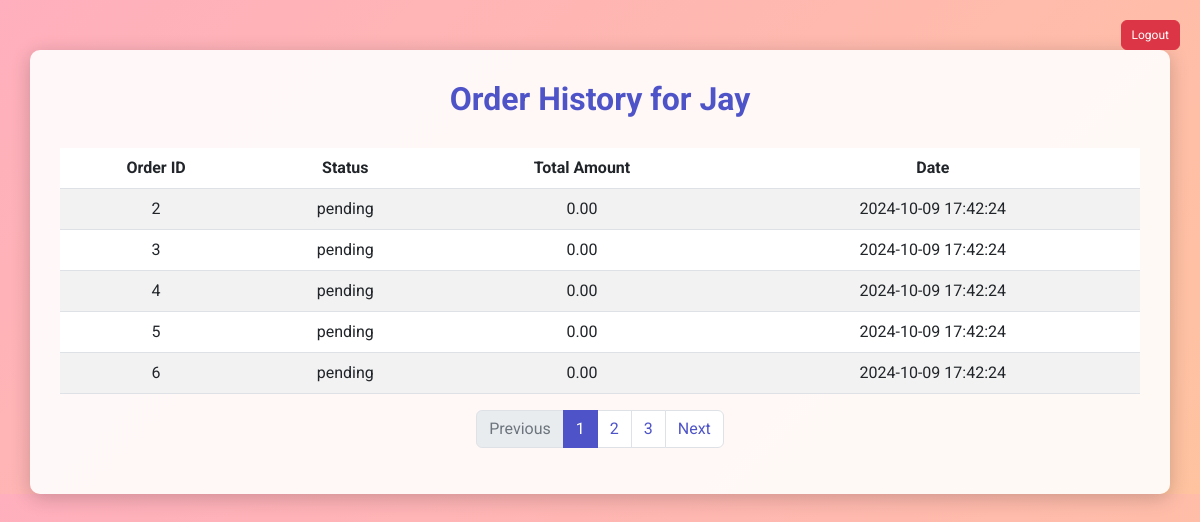
Screenshot of /User.php (signed in) with the database file from the repository.
### tables this page shows
CREATE TABLE `orders` (
  `id` int NOT NULL AUTO_INCREMENT,
  `client_id` int NOT NULL,
  `status` enum('pending','assigned','pickedup','intransit','delivered','cancelled') DEFAULT 'pending',
  `total_amount` decimal(10,2) DEFAULT NULL,
  `order_date` datetime DEFAULT CURRENT_TIMESTAMP,
  `created_at` datetime DEFAULT CURRENT_TIMESTAMP,
  `driver_id` int DEFAULT NULL,
  PRIMARY KEY (`id`),
  KEY `client_id` (`client_id`),
  CONSTRAINT `orders_ibfk_1` FOREIGN KEY (`client_id`) REFERENCES `user` (`id`)
);

### User.php (the view, shortened to what this page needs)
<?php
$user = $_SESSION['user'];
$email = $user['email'];
$currentPage = isset($_GET['page']) ? (int)$_GET['page'] : 1;
$recordsPerPage = 5;
function fetchUserOrders($email, $currentPage, $recordsPerPage) {
    $db = new Database();
    $conn = $db->getConnection();
    $offset = ($currentPage - 1) * $recordsPerPage;
    if ($conn) {
        $countStmt = $conn->prepare("SELECT COUNT(*) FROM orders WHERE client_id = (SELECT id FROM user WHERE email = :email)");
        $countStmt->bindParam(':email', $email, PDO::PARAM_STR);
        $countStmt->execute();
        $totalRecords = $countStmt->fetchColumn();
        $stmt = $conn->prepare("
            SELECT id, status, total_amount, created_at
            FROM orders
            WHERE client_id = (SELECT id FROM user WHERE email = :email)
            ORDER BY created_at DESC
            LIMIT :limit OFFSET :offset
        ");
        $stmt->bindParam(':email', $email, PDO::PARAM_STR);
        $stmt->bindParam(':limit', $recordsPerPage, PDO::PARAM_INT);
        $stmt->bindParam(':offset', $offset, PDO::PARAM_INT);
        $stmt->execute();
        $orders = $stmt->fetchAll(PDO::FETCH_ASSOC);
        return [$orders, $totalRecords];
    }
}
list($orders, $totalRecords) = fetchUserOrders($email, $currentPage, $recordsPerPage);
$totalPages = ceil($totalRecords / $recordsPerPage);
?>
<!DOCTYPE html>
<html lang="en">
<head>
    <link href="https://cdn.jsdelivr.net/npm/bootstrap@5.3.0-alpha1/dist/css/bootstrap.min.css" rel="stylesheet">
</head>
<body>
<div class="container">
    <h2>Order History for <?= htmlspecialchars($user['fullname']) ?></h2>
    <a href="login.php" class="btn btn-danger logout-btn">Logout</a>
    <table class="table table-striped">
        <thead>
            <tr>
                <th>Order ID</th>
                <th>Status</th>
                <th>Total Amount</th>
                <th>Date</th>
            </tr>
        </thead>
        <tbody>
            <?php if (!empty($orders)): ?>
                <?php foreach ($orders as $order): ?>
                    <tr>
                        <td><?= htmlspecialchars($order['id']) ?></td>
                        <td><?= htmlspecialchars($order['status']) ?></td>
                        <td><?= htmlspecialchars($order['total_amount']) ?></td>
                        <td><?= htmlspecialchars($order['created_at']) ?></td>
                    </tr>
                <?php endforeach; ?>
            <?php else: ?>
                <tr>
                    <td colspan="4" class="text-center">No orders found.</td>
                </tr>
            <?php endif; ?>
        </tbody>
    </table>
    <?php if ($totalPages > 1): ?>
        <nav aria-label="Page navigation">
            <ul class="pagination">
                <li class="page-item <?= $currentPage == 1 ? 'disabled' : '' ?>">
                    <a class="page-link" href="?page=<?= $currentPage - 1 ?>">Previous</a>
                </li>
                <?php for ($i = 1; $i <= $totalPages; $i++): ?>
                    <li class="page-item <?= $i == $currentPage ? 'active' : '' ?>">
                        <a class="page-link" href="?page=<?= $i ?>"><?= $i ?></a>
                    </li>
                <?php endfor; ?>
                <li class="page-item <?= $currentPage == $totalPages ? 'disabled' : '' ?>">
                    <a class="page-link" href="?page=<?= $currentPage + 1 ?>">Next</a>
                </li>
            </ul>
        </nav>
    <?php endif; ?>
</div>
</body>
</html>

### User.php (style rules this page uses)
body { background: linear-gradient(135deg, #ffafbd, #ffc3a0); font-family: 'Roboto', sans-serif; color: #333; }
.container { margin-top: 50px; padding: 30px; background: rgba(255, 255, 255, 0.9); border-radius: 10px; box-shadow: 0 4px 20px rgba(0, 0, 0, 0.2); }
h2 { margin-bottom: 30px; text-align: center; font-weight: 700; color: #4e54c8; }
.logout-btn { position: absolute; top: 20px; right: 20px; font-size: 12px; padding: 5px 10px; }
table { margin-top: 20px; }
th, td { text-align: center; }
.pagination { justify-content: center; }
.page-link { color: #4e54c8; }
.page-item.active .page-link { background-color: #4e54c8; border-color: #4e54c8; color: white; }
.page-item.disabled .page-link { color: #6c757d; }

### rows the page displays
orders: id "2", status "pending", total_amount "0.00", created_at "2024-10-09 17:42:24"
orders: id "3", status "pending", total_amount "0.00", created_at "2024-10-09 17:42:24"
orders: id "4", status "pending", total_amount "0.00", created_at "2024-10-09 17:42:24"
orders: id "5", status "pending", total_amount "0.00", created_at "2024-10-09 17:42:24"
orders: id "6", status "pending", total_amount "0.00", created_at "2024-10-09 17:42:24"

### other values shown
$user['fullname'] "Jay"
